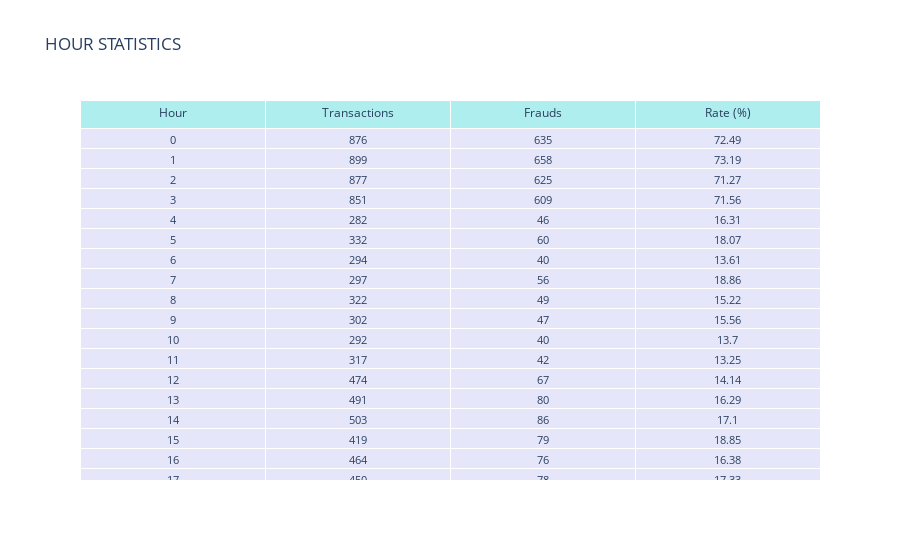
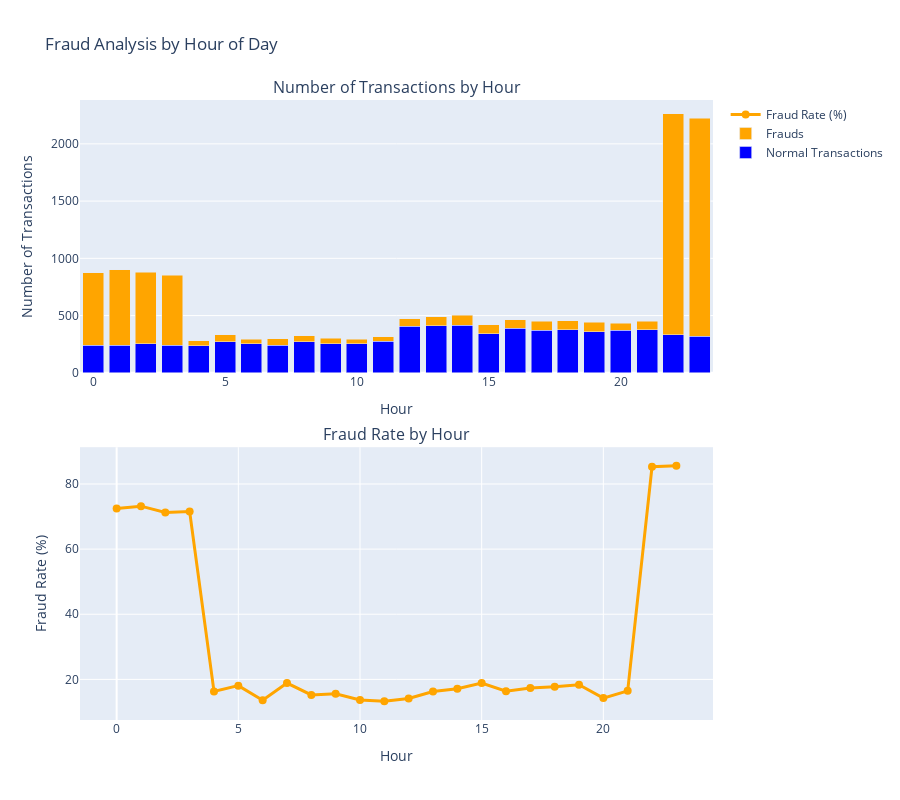

Notebook source saved alongside these figures, in order:
### Markdown cell above
## HOUR STATISTICS

### Code cell
df['transaction_date'] = pd.to_datetime(df['trans_date_trans_time'])
df['transaction_hour'] = df['transaction_date'].dt.hour

hourly_stats = df.groupby('transaction_hour').agg({
    'is_fraud': ['count', 'sum']
}).reset_index()

hourly_stats.columns = ['Hour', 'Transactions', 'Frauds']
hourly_stats['Rate (%)'] = (hourly_stats['Frauds'] / hourly_stats['Transactions'] * 100).round(2)

table_fig = go.Figure(data=[go.Table(
    header=dict(values=['Hour', 'Transactions', 'Frauds', 'Rate (%)'],
                fill_color='paleturquoise',
                align='center',
                font=dict(size=12)),
    cells=dict(values=[hourly_stats['Hour'], 
                      hourly_stats['Transactions'], 
                      hourly_stats['Frauds'], 
                      hourly_stats['Rate (%)']],
               fill_color='lavender',
               align='center',
               font=dict(size=11)))
])

table_fig.update_layout(title="HOUR STATISTICS")
table_fig.show()

fig = make_subplots(
    rows=2, cols=1,
    subplot_titles=('Number of Transactions by Hour', 'Fraud Rate by Hour'),
    specs=[[{"secondary_y": False}], [{"secondary_y": False}]],
    vertical_spacing=0.12
)

fig.add_trace(
    go.Bar(
        x=hourly_stats['Hour'],
        y=hourly_stats['Transactions'] - hourly_stats['Frauds'],
        name='Normal Transactions',
        marker_color='blue'
    ),
    row=1, col=1
)

fig.add_trace(
    go.Bar(
        x=hourly_stats['Hour'],
        y=hourly_stats['Frauds'],
        name='Frauds',
        marker_color='orange'
    ),
    row=1, col=1
)

fig.add_trace(
    go.Scatter(
        x=hourly_stats['Hour'],
        y=hourly_stats['Rate (%)'],
        mode='lines+markers',
        name='Fraud Rate (%)',
        line=dict(color='orange', width=3),
        marker=dict(size=8)
    ),
    row=2, col=1
)

fig.update_layout(
    title='Fraud Analysis by Hour of Day',
    height=800,
    showlegend=True,
    barmode='stack'
)

fig.update_xaxes(title_text="Hour", row=1, col=1)
fig.update_xaxes(title_text="Hour", row=2, col=1)
fig.update_yaxes(title_text="Number of Transactions", row=1, col=1)
fig.update_yaxes(title_text="Fraud Rate (%)", row=2, col=1)

fig.show()

### Figure 1 — Plotly figure (JSON) as saved in the notebook; plotly's stock layout.template omitted (floating-point values rounded to 4 significant figures)
{"data": [{"cells": {"align": "center", "fill": {"color": "lavender"}, "font": {"size": 11}, "values": [[0, 1, 2, 3, 4, 5, 6, 7, 8, 9, 10, 11, 12, 13, 14, 15, 16, 17, 18, 19, 20, 21, 22, 23], [876, 899, 877, 851, 282, 332, 294, 297, 322, 302, 292, 317, 474, 491, 503, 419, 464, 450, 456, 441, 435, 449, 2264, 2225], [635, 658, 625, 609, 46, 60, 40, 56, 49, 47, 40, 42, 67, 80, 86, 79, 76, 78, 81, 81, 62, 74, 1931, 1904], [72.49, 73.19, 71.27, 71.56, 16.31, 18.07, 13.61, 18.86, 15.22, 15.56, 13.7, 13.25, 14.14, 16.29, 17.1, 18.85, 16.38, 17.33, 17.76, 18.37, 14.25, 16.48, 85.29, 85.57]]}, "header": {"align": "center", "fill": {"color": "paleturquoise"}, "font": {"size": 12}, "values": ["Hour", "Transactions", "Frauds", "Rate (%)"]}, "type": "table"}], "layout": {"title": {"text": "HOUR STATISTICS"}}}

### Figure 2 — Plotly figure (JSON) as saved in the notebook; plotly's stock layout.template omitted (floating-point values rounded to 4 significant figures)
{"data": [{"marker": {"color": "blue"}, "name": "Normal Transactions", "type": "bar", "x": [0, 1, 2, 3, 4, 5, 6, 7, 8, 9, 10, 11, 12, 13, 14, 15, 16, 17, 18, 19, 20, 21, 22, 23], "xaxis": "x", "y": [241, 241, 252, 242, 236, 272, 254, 241, 273, 255, 252, 275, 407, 411, 417, 340, 388, 372, 375, 360, 373, 375, 333, 321], "yaxis": "y"}, {"marker": {"color": "orange"}, "name": "Frauds", "type": "bar", "x": [0, 1, 2, 3, 4, 5, 6, 7, 8, 9, 10, 11, 12, 13, 14, 15, 16, 17, 18, 19, 20, 21, 22, 23], "xaxis": "x", "y": [635, 658, 625, 609, 46, 60, 40, 56, 49, 47, 40, 42, 67, 80, 86, 79, 76, 78, 81, 81, 62, 74, 1931, 1904], "yaxis": "y"}, {"line": {"color": "orange", "width": 3}, "marker": {"size": 8}, "mode": "lines+markers", "name": "Fraud Rate (%)", "type": "scatter", "x": [0, 1, 2, 3, 4, 5, 6, 7, 8, 9, 10, 11, 12, 13, 14, 15, 16, 17, 18, 19, 20, 21, 22, 23], "xaxis": "x2", "y": [72.49, 73.19, 71.27, 71.56, 16.31, 18.07, 13.61, 18.86, 15.22, 15.56, 13.7, 13.25, 14.14, 16.29, 17.1, 18.85, 16.38, 17.33, 17.76, 18.37, 14.25, 16.48, 85.29, 85.57], "yaxis": "y2"}], "layout": {"annotations": [{"font": {"size": 16}, "showarrow": false, "text": "Number of Transactions by Hour", "x": 0.5, "xanchor": "center", "xref": "paper", "y": 1, "yanchor": "bottom", "yref": "paper"}, {"font": {"size": 16}, "showarrow": false, "text": "Fraud Rate by Hour", "x": 0.5, "xanchor": "center", "xref": "paper", "y": 0.44, "yanchor": "bottom", "yref": "paper"}], "barmode": "stack", "height": 800, "showlegend": true, "title": {"text": "Fraud Analysis by Hour of Day"}, "xaxis": {"anchor": "y", "domain": [0, 1], "title": {"text": "Hour"}}, "xaxis2": {"anchor": "y2", "domain": [0, 1], "title": {"text": "Hour"}}, "yaxis": {"anchor": "x", "domain": [0.56, 1], "title": {"text": "Number of Transactions"}}, "yaxis2": {"anchor": "x2", "domain": [0, 0.44], "title": {"text": "Fraud Rate (%)"}}}}
